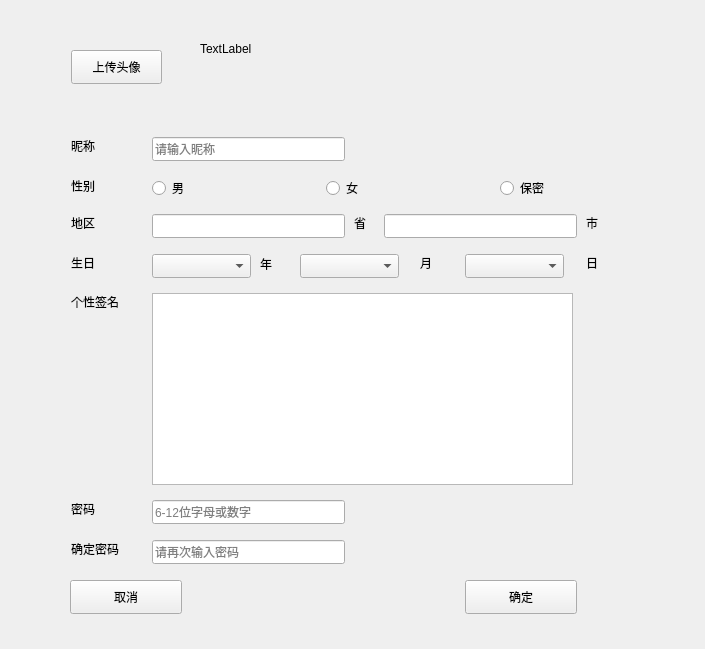
<?xml version="1.0" encoding="UTF-8"?>
<ui version="4.0">
 <class>Form</class>
 <widget class="QWidget" name="Form">
  <property name="geometry">
   <rect>
    <x>0</x>
    <y>0</y>
    <width>705</width>
    <height>649</height>
   </rect>
  </property>
  <property name="windowTitle">
   <string>Form</string>
  </property>
  <widget class="QLabel" name="label_nickname">
   <property name="geometry">
    <rect>
     <x>71</x>
     <y>137</y>
     <width>36</width>
     <height>18</height>
    </rect>
   </property>
   <property name="text">
    <string>昵称</string>
   </property>
  </widget>
  <widget class="QLabel" name="label_pswd">
   <property name="geometry">
    <rect>
     <x>71</x>
     <y>500</y>
     <width>36</width>
     <height>18</height>
    </rect>
   </property>
   <property name="text">
    <string>密码</string>
   </property>
  </widget>
  <widget class="QLabel" name="label_cfrmpwd">
   <property name="geometry">
    <rect>
     <x>71</x>
     <y>540</y>
     <width>72</width>
     <height>18</height>
    </rect>
   </property>
   <property name="text">
    <string>确定密码</string>
   </property>
  </widget>
  <widget class="QLineEdit" name="lineEdit_nickname">
   <property name="geometry">
    <rect>
     <x>152</x>
     <y>137</y>
     <width>193</width>
     <height>24</height>
    </rect>
   </property>
   <property name="placeholderText">
    <string>请输入昵称</string>
   </property>
  </widget>
  <widget class="QLineEdit" name="lineEdit_pswd">
   <property name="geometry">
    <rect>
     <x>152</x>
     <y>500</y>
     <width>193</width>
     <height>24</height>
    </rect>
   </property>
   <property name="placeholderText">
    <string>6-12位字母或数字</string>
   </property>
  </widget>
  <widget class="QLineEdit" name="lineEdit_cfrmpwd">
   <property name="geometry">
    <rect>
     <x>152</x>
     <y>540</y>
     <width>193</width>
     <height>24</height>
    </rect>
   </property>
   <property name="placeholderText">
    <string>请再次输入密码 </string>
   </property>
  </widget>
  <widget class="QRadioButton" name="radioButton_male">
   <property name="geometry">
    <rect>
     <x>152</x>
     <y>177</y>
     <width>51</width>
     <height>22</height>
    </rect>
   </property>
   <property name="text">
    <string>男</string>
   </property>
  </widget>
  <widget class="QRadioButton" name="radioButton_famale">
   <property name="geometry">
    <rect>
     <x>326</x>
     <y>177</y>
     <width>51</width>
     <height>22</height>
    </rect>
   </property>
   <property name="text">
    <string>女</string>
   </property>
  </widget>
  <widget class="QLabel" name="label_gender">
   <property name="geometry">
    <rect>
     <x>71</x>
     <y>177</y>
     <width>36</width>
     <height>18</height>
    </rect>
   </property>
   <property name="text">
    <string>性别</string>
   </property>
  </widget>
  <widget class="QPushButton" name="pushButton_cancel">
   <property name="geometry">
    <rect>
     <x>70</x>
     <y>580</y>
     <width>112</width>
     <height>34</height>
    </rect>
   </property>
   <property name="text">
    <string>取消</string>
   </property>
  </widget>
  <widget class="QRadioButton" name="radioButton_none">
   <property name="geometry">
    <rect>
     <x>500</x>
     <y>177</y>
     <width>69</width>
     <height>22</height>
    </rect>
   </property>
   <property name="text">
    <string>保密</string>
   </property>
  </widget>
  <widget class="QLabel" name="label_region">
   <property name="geometry">
    <rect>
     <x>71</x>
     <y>214</y>
     <width>36</width>
     <height>18</height>
    </rect>
   </property>
   <property name="text">
    <string>地区</string>
   </property>
  </widget>
  <widget class="QLineEdit" name="lineEdit">
   <property name="geometry">
    <rect>
     <x>-390</x>
     <y>670</y>
     <width>113</width>
     <height>25</height>
    </rect>
   </property>
  </widget>
  <widget class="QLineEdit" name="lineEdit_region_prov">
   <property name="geometry">
    <rect>
     <x>152</x>
     <y>214</y>
     <width>193</width>
     <height>24</height>
    </rect>
   </property>
  </widget>
  <widget class="QLineEdit" name="lineEdit_region_city">
   <property name="geometry">
    <rect>
     <x>384</x>
     <y>214</y>
     <width>193</width>
     <height>24</height>
    </rect>
   </property>
  </widget>
  <widget class="QLabel" name="label_region_prov">
   <property name="geometry">
    <rect>
     <x>354</x>
     <y>214</y>
     <width>18</width>
     <height>18</height>
    </rect>
   </property>
   <property name="text">
    <string>省</string>
   </property>
  </widget>
  <widget class="QLabel" name="label_region_city">
   <property name="geometry">
    <rect>
     <x>586</x>
     <y>214</y>
     <width>18</width>
     <height>18</height>
    </rect>
   </property>
   <property name="text">
    <string>市</string>
   </property>
  </widget>
  <widget class="QLabel" name="label_signature">
   <property name="geometry">
    <rect>
     <x>71</x>
     <y>293</y>
     <width>72</width>
     <height>18</height>
    </rect>
   </property>
   <property name="text">
    <string>个性签名</string>
   </property>
  </widget>
  <widget class="QTextEdit" name="textEdit_signature">
   <property name="geometry">
    <rect>
     <x>152</x>
     <y>293</y>
     <width>421</width>
     <height>192</height>
    </rect>
   </property>
  </widget>
  <widget class="QLabel" name="label_birthday">
   <property name="geometry">
    <rect>
     <x>71</x>
     <y>254</y>
     <width>36</width>
     <height>18</height>
    </rect>
   </property>
   <property name="text">
    <string>生日</string>
   </property>
  </widget>
  <widget class="QComboBox" name="comboBox_birthday_month">
   <property name="geometry">
    <rect>
     <x>300</x>
     <y>254</y>
     <width>99</width>
     <height>24</height>
    </rect>
   </property>
  </widget>
  <widget class="QComboBox" name="comboBox_birthday_day">
   <property name="geometry">
    <rect>
     <x>465</x>
     <y>254</y>
     <width>99</width>
     <height>24</height>
    </rect>
   </property>
  </widget>
  <widget class="QLabel" name="label_birthday_month">
   <property name="geometry">
    <rect>
     <x>420</x>
     <y>254</y>
     <width>18</width>
     <height>18</height>
    </rect>
   </property>
   <property name="text">
    <string>月</string>
   </property>
  </widget>
  <widget class="QLabel" name="label_birthday_day">
   <property name="geometry">
    <rect>
     <x>586</x>
     <y>254</y>
     <width>18</width>
     <height>18</height>
    </rect>
   </property>
   <property name="text">
    <string>日</string>
   </property>
  </widget>
  <widget class="QPushButton" name="pushButton_regist">
   <property name="geometry">
    <rect>
     <x>465</x>
     <y>580</y>
     <width>112</width>
     <height>34</height>
    </rect>
   </property>
   <property name="text">
    <string>确定</string>
   </property>
  </widget>
  <widget class="QPushButton" name="pushButton_image">
   <property name="geometry">
    <rect>
     <x>71</x>
     <y>50</y>
     <width>91</width>
     <height>34</height>
    </rect>
   </property>
   <property name="text">
    <string>上传头像</string>
   </property>
  </widget>
  <widget class="QLabel" name="label_image">
   <property name="geometry">
    <rect>
     <x>200</x>
     <y>40</y>
     <width>81</width>
     <height>18</height>
    </rect>
   </property>
   <property name="text">
    <string>TextLabel</string>
   </property>
  </widget>
  <widget class="QLabel" name="label_birthday_year">
   <property name="geometry">
    <rect>
     <x>260</x>
     <y>254</y>
     <width>31</width>
     <height>20</height>
    </rect>
   </property>
   <property name="text">
    <string>年</string>
   </property>
  </widget>
  <widget class="QComboBox" name="comboBox_birthday_year">
   <property name="geometry">
    <rect>
     <x>152</x>
     <y>254</y>
     <width>99</width>
     <height>24</height>
    </rect>
   </property>
  </widget>
 </widget>
 <resources/>
 <connections/>
</ui>
